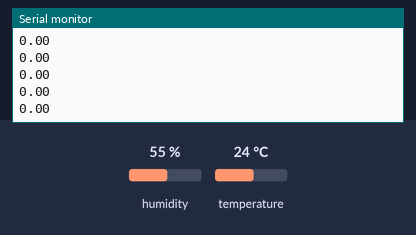
This sketch was run on a simulated Arduino Uno, built with avr-gcc and run on an emulated ATmega328P. Shown: the last lines printed to the serial monitor. The inputs (shaded band) are chosen by the test bench; at power-on: humidity 55 %, temperature 24 °C.

Above: at 1.2 s.
1.3 s: humidity set to 22 %
At 1.32 s:
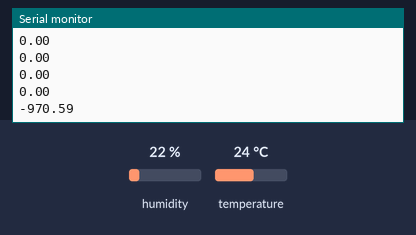
2.8 s: humidity set to 40 %
At 2.84 s:
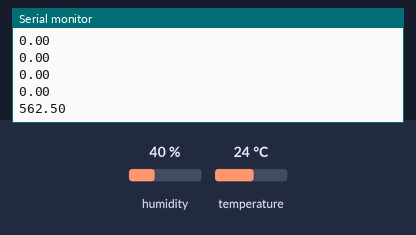
Timing chart, 0 to 5.8 s (numbered marks = the images above; inputs shaded):
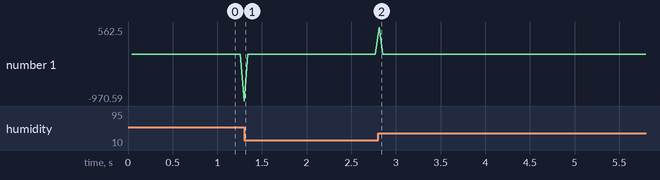

Measured:
- after the input at 1.3 s, the serial monitor: prints a new line at once (image 1)
- after the input at 2.8 s, the serial monitor: prints a new line at once (image 2)

The sketch:

humidity_edgeimpulse.ino
```cpp
#include "uFire_SHT20.h"
uFire_SHT20 sht20;
float currentH[122], perviousH[122];
int i = 0;
float trigger = 2;
int sTime, timer;
float startTime, timerTime;
float derivative = 0;
float dT ;
int endPt = 5;
float start = 0;

void setup()
{
  Serial.begin(115200);
  Wire.begin();
  sht20.begin();
}

void loop()
{
  for(i=0; i < endPt; i++){
    currentH[i] = sht20.humidity();
    //Serial.print( currentH[i]);
    //Serial.print(" , ");
    if(i == 0){
      start = millis();
    }
    if(i == (endPt-1)){
      dT = (millis()-start)/1000;
      //Serial.print(millis());
    }
  }
   derivative = (currentH[i-1] - currentH[0])/dT ;
   //Serial.print(start);
   //Serial.print(dT); ////(show the dT)
   //Serial.print(",");
   Serial.println(derivative);

   if (derivative >= trigger) {
    sTime++;
  }
   if(sTime == 1){
    startTime = millis();
    timer++;
  }
  if(timer >0){
    timerTime = (millis()- startTime)/1000;
  }

  //Serial.print(" , ");
  //Serial.println(timerTime);

}
```
